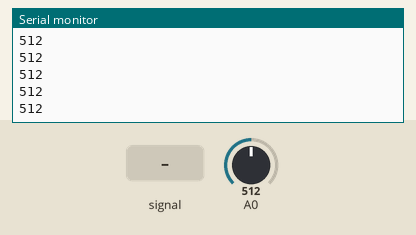
This program was run on a simulated Arduino Uno, built with avr-gcc and run on an emulated ATmega328P. Parts: the last lines printed to the serial monitor. The inputs (shaded band) are chosen by the test bench; at power-on: A0 = 512.

Above: at 1.2 s.
1.3 s: A0 fed a 200 Hz sine of ±81 counts around its level
At 2.4 s:
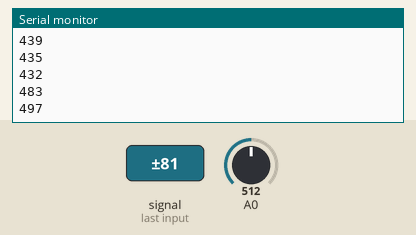
2.8 s: A0 set to 716
At 3.5 s:
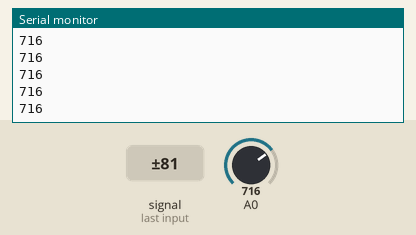
4.3 s: A0 fed a 1000 Hz sine of ±255 counts around its level
5.8 s: A0 set to 1023
At 6.9 s:
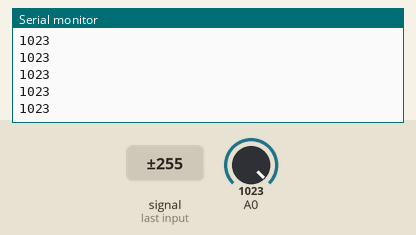
Timing chart, 0 to 8.3 s (numbered marks = the images above; inputs shaded):
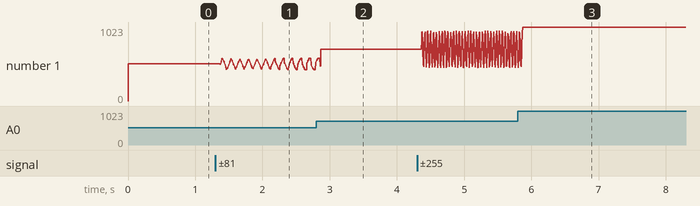

The program:

main.cpp
```cpp
#include <Arduino.h>

volatile uint16_t sample;

void initADC() {
  // Init ADC; f = ( 16MHz/prescaler ) / 13 cycles/conversion
  ADMUX  = 0; // Channel sel, right-adj, use AREF pin
  ADCSRA = _BV(ADEN)  | // ADC enable
           _BV(ADSC)  | // ADC start
           _BV(ADATE) | // Auto trigger
           _BV(ADIE)  | // Interrupt enable
           _BV(ADPS2) | _BV(ADPS1) | _BV(ADPS0); // 128:1 / 13 = 9615 Hz
  ADCSRB = 0; // Free-run mode
  DIDR0  = _BV(0); // Turn off digital input for ADC pin
  TIMSK0 = 0;                // Timer0 off
}

void setup() {
  cli();
  initADC();
  sei();

  Serial.begin(9600);
}

void loop() {
  Serial.println(sample);
  delay(250);
}

ISR(ADC_vect) {
  sample = ADC;
}
```

Measured:
- after the input at 1.3 s, the serial monitor: prints a new line after 0.07 s (image 1)
- plotted number 1: 512 → 536 after the input at 1.3 s
